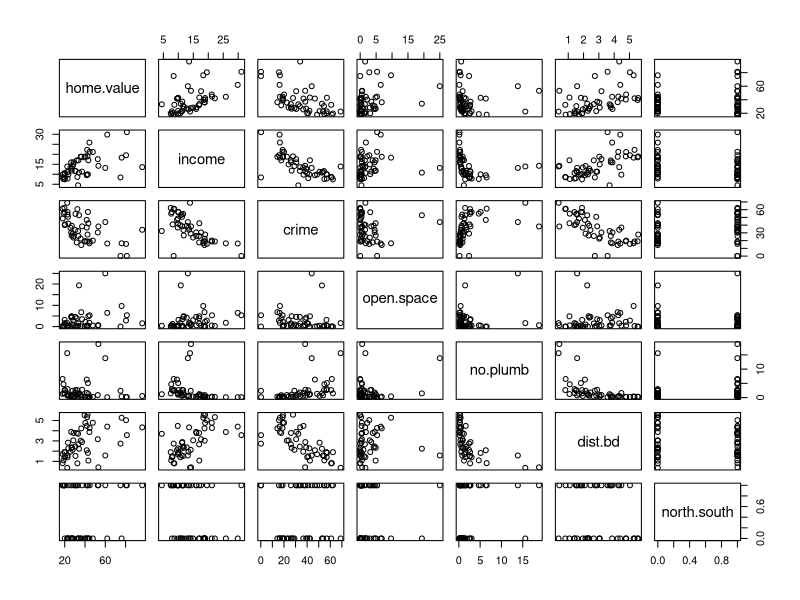
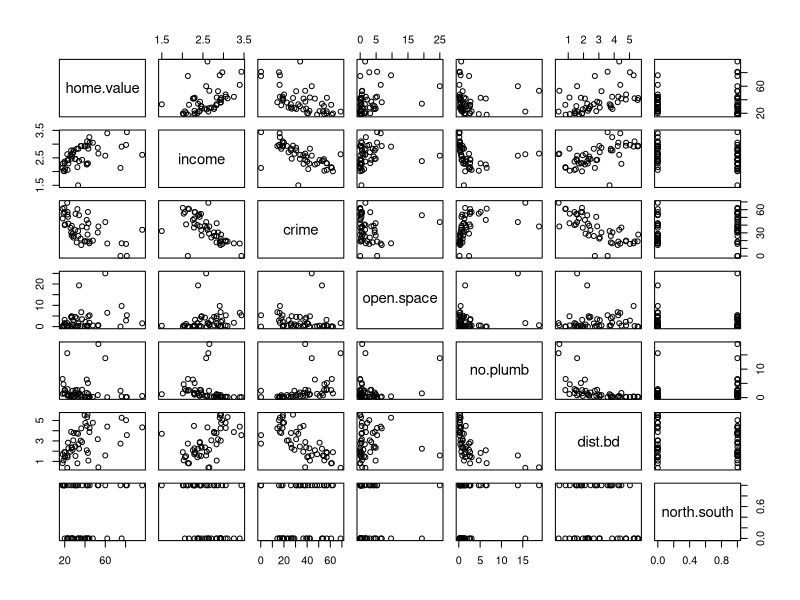
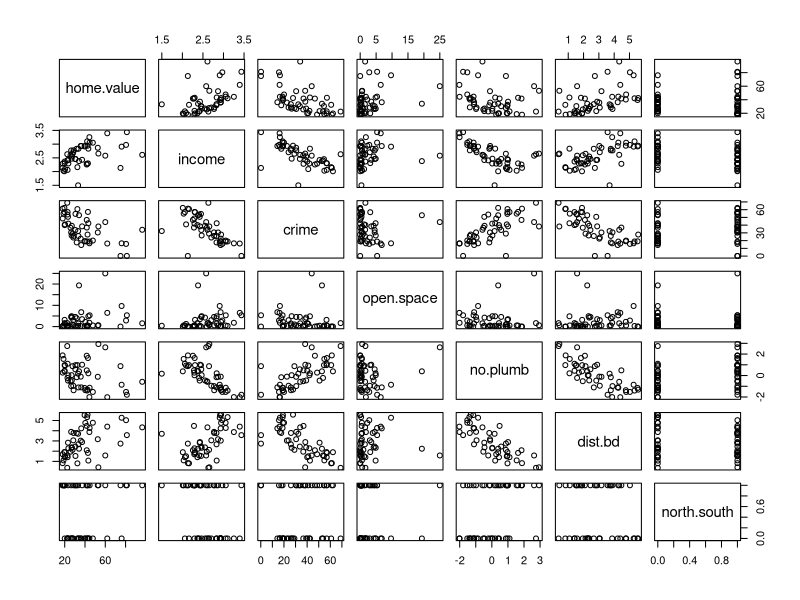

Write R code to recreate these figures, in order.
crime_rate <- read.csv("Test2/crime_rate.csv")

mod <- lm(crime ~ home.value + income +
    open.space + no.plumb + dist.bd + north.south, data = crime_rate)

#
# (a)
#
# Summary Here
summary(mod)

north <- crime_rate[crime_rate$north.south == 1, ]
south <- crime_rate[crime_rate$north.south == 0, ]

mean_north <- mean(north$crime)
mean_south <- mean(south$crime)

north_crime <- north$crime
south_crime <- south$crime

print(paste("mean for north,", mean_north))
print(paste("mean for south,", mean_south))

spooled <- ((length(north_crime) - 1) *
    sd(north_crime)^2 + (length(south_crime) - 1) *
        sd(south_crime)^2) / (length(north_crime) + length(south_crime) - 2)

t <- (mean_north - mean_south) / (sqrt(spooled) *
    sqrt(1 / length(north_crime) + 1 / length(south_crime)))

ta <- qt(1 - .01 / 2, length(north_crime) + length(south_crime) - 2)

#
# (b)
#
print(paste(
    "our test statistic:", abs(t), "<",
    ta, " which is t_.995,n_x+x_y-2"
))
# Used t-test
# Thus we do not reject null
# where null states X_1 - X_2 = 0
# Where X_1 is average crime rate of North
# Where X_2 is average crime rate of South

home_value <- crime_rate$home.value
mean_value <- mean(home_value)
# wish to show for hyp test H_0: mean_value - 0.3 = 0

val <- -0.3

an <- anova(mod)
MSE <- an["Mean Sq"]["Residuals", ]
Sxx <- sum((home_value - mean_value)^2)


tstar <- (mod$coefficients["home.value"] - val) /
    sqrt(MSE / Sxx)


ta2 <- qt(1 - .05 / 2, length(home_value) - (6 - 1))

#
# (c)
#
print(paste(
    "our test statistic:", abs(tstar), "<",
    ta2, " which is t_.95,n_x+x_y-2"
))

# Thus we don't reject H_0


#
# (d)
#
for (i in names(crime_rate)) {
    print(confint(mod, i, level = 0.85))
}



newdata <- data.frame(
    home.value = 20, income = 19, open.space = 10,
    no.plumb = 5, dist.bd = 2, north.south = 1
)

#
# (e)
#
predict(mod, newdata, interval = "confidence", level = .9)
predict(mod, newdata, level = .9)

pairs(crime_rate)

crime_rate2 <- crime_rate
crime_rate2$income <- log(crime_rate$income)
pairs(crime_rate2)

mod3 <- lm(crime ~ ., data = crime_rate2)

crime_rate3 <- crime_rate2
crime_rate3$no.plumb <- log(crime_rate2$no.plumb)
pairs(crime_rate3)

mod3 <- lm(crime ~ ., data = crime_rate3)
